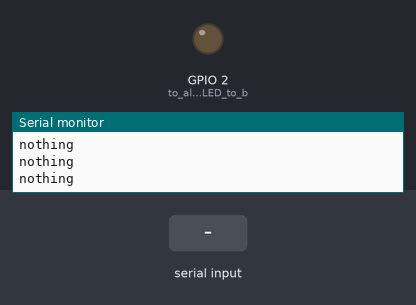
A sketch run on a simulated ESP32. Parts: output pins drawn as LEDs (lit = HIGH), the last lines printed to the serial monitor. The test bench sets the inputs (shaded band).

Above: at 3.8 s.
3.9 s: "1" received over the second serial link
At 6.2 s:
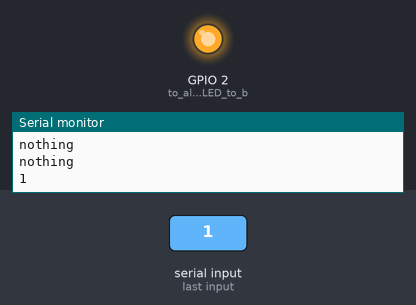
Timing chart, 0 to 8.5 s (numbered marks = the images above; inputs shaded):
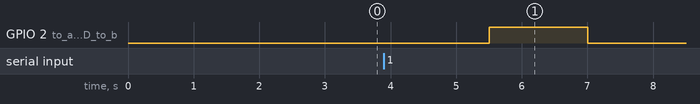

The sketch:

UART_receiver_test.ino
```cpp
/*
* This project is used as a test that the ESP32Dev receives data over UART
* When testing, this code was run on the ESP32Dev (because it has multiple UARTs ) but in final system the
* ESP32Cam is the receiver
*/

#include <HardwareSerial.h>

HardwareSerial SerialPort(2); // initialise UART2

void setup() {
  Serial.begin(9600); // Communicates with PC

  SerialPort.begin(9600,SERIAL_8N1, 16, 17); // Communicates with ESP32Cam
  pinMode(2, OUTPUT); // to allow onboard LED to be toggled
}

void loop() {

  if (SerialPort.available())
  {
    String data = SerialPort.readString();
    digitalWrite(2, HIGH); // toggle LED to show data being recieved
    Serial.println(data); // Print ESP32 cam data to PC

  }else{
    Serial.println("nothing"); // If ESP32Cam not seending data/ UART2 not being used
  }
  delay(1500);
  digitalWrite(2, LOW); // toggle LED off

}
```

Measured:
- after the input at 3.9 s, GPIO 2 (to_allow_onboard_LED_to_b): LOW → HIGH after 1.6 s, → LOW 1.5 s later
